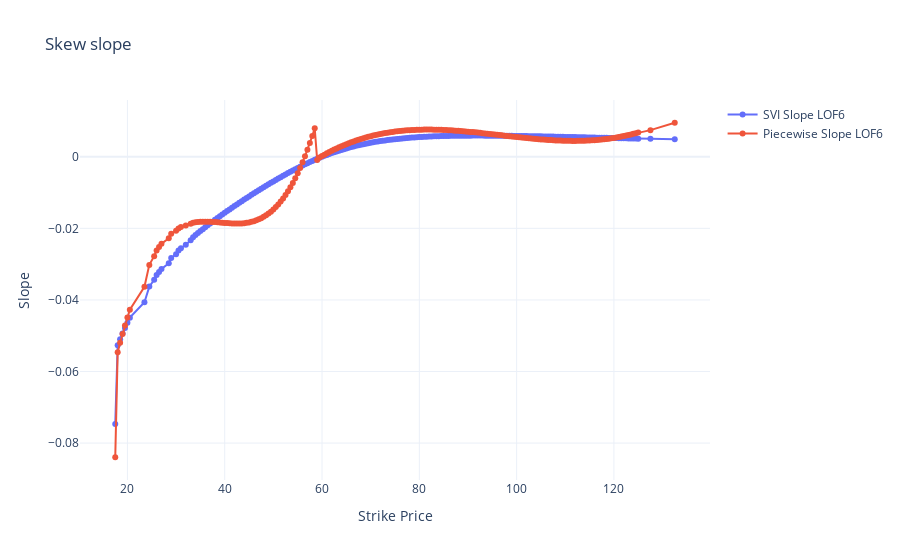

The code cell stored with this chart in its notebook:
### Code cell
mid_range = (10, 180)
fig = go.Figure()
add_vol_plot(
    fig=fig,
    vol_df=df,
    name=f"SVI Slope {option_label}",
    y_col="svi_slope",
    strike_range=mid_range,
)
add_vol_plot(
    fig=fig,
    vol_df=df,
    name=f"Piecewise Slope {option_label}",
    y_col="piecewise_slope",
    strike_range=mid_range,
)

fig.update_layout(
    title="Skew slope",
    xaxis_title="Strike Price",
    yaxis_title="Slope",
    template="plotly_white",
)
fig.show()

### Figure 1 — Plotly figure (JSON) as saved in the notebook; plotly's stock layout.template omitted (floating-point values rounded to 4 significant figures; data arrays with more than 128 entries replaced by an {"elided": "..."} marker saying what was removed)
{"data": [{"mode": "lines+markers", "name": "SVI Slope LOF6", "x": {"elided": "206 float values"}, "y": {"elided": "206 float values"}, "type": "scatter"}, {"mode": "lines+markers", "name": "Piecewise Slope LOF6", "x": {"elided": "206 float values"}, "y": {"elided": "206 float values"}, "type": "scatter"}], "layout": {"title": {"text": "Skew slope"}, "xaxis": {"title": {"text": "Strike Price"}}, "yaxis": {"title": {"text": "Slope"}}}}
